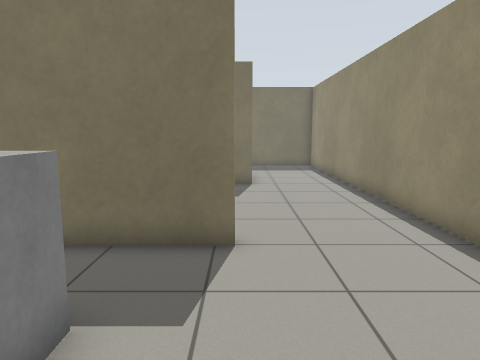
[1] (above)

12 first-person views from a walk through a world built for the Gazebo simulator. The camera is 1.1 m above the floor, tilts 8° down and sees 70° across. The floor is counted in squares, 0.5 m on a side. Each view is taken from the middle of a square. On the plan, view 1 faces up. The plan holds only what a view shows up to about 19 squares ahead; the rest is blank. Robots are left out.

[2]
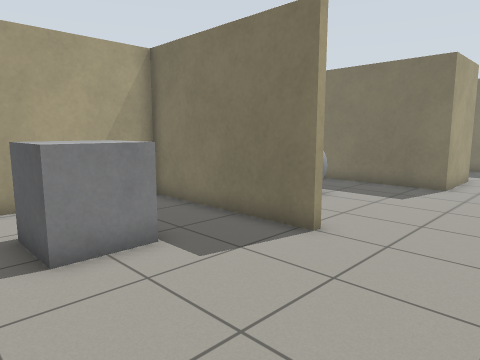

[3]
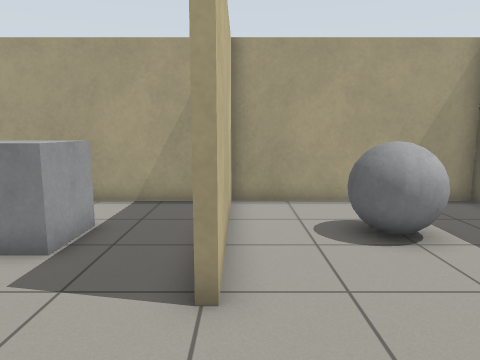

[4]
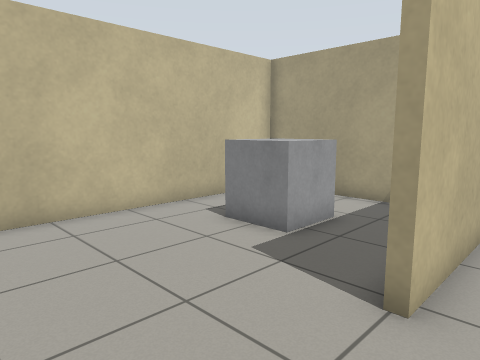

[5]
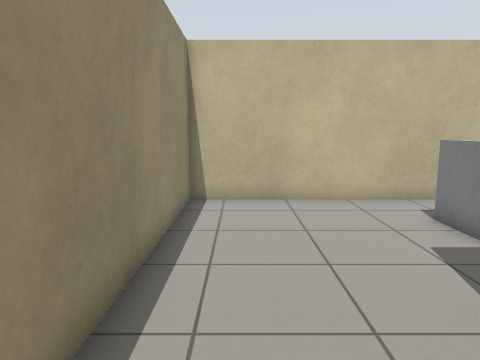

[6]
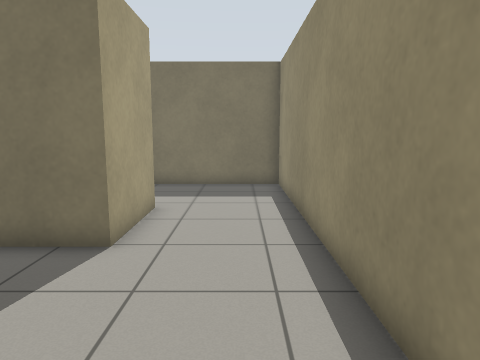

[7]
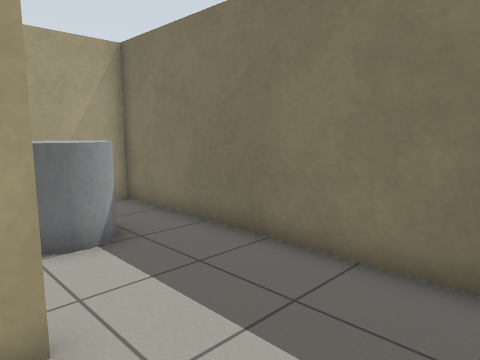

[8]
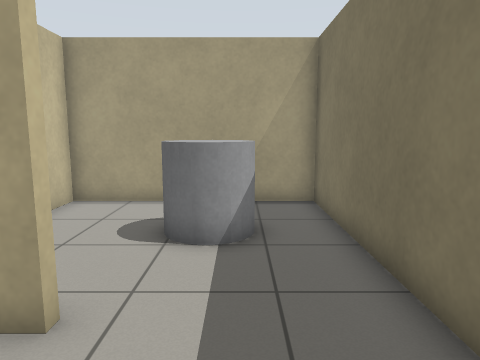

[9]
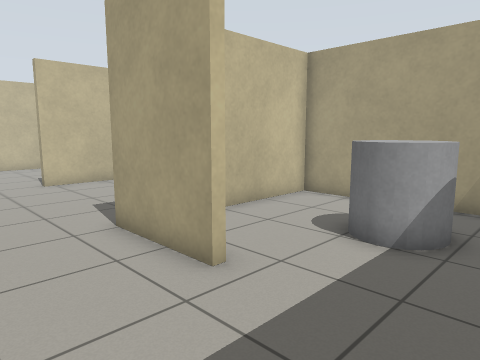

[10]
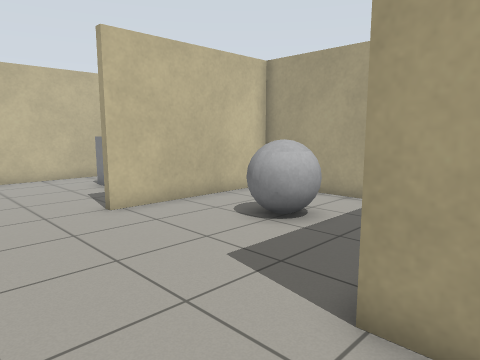

[11]
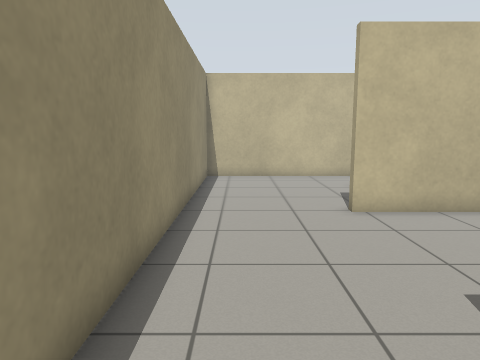

[12]
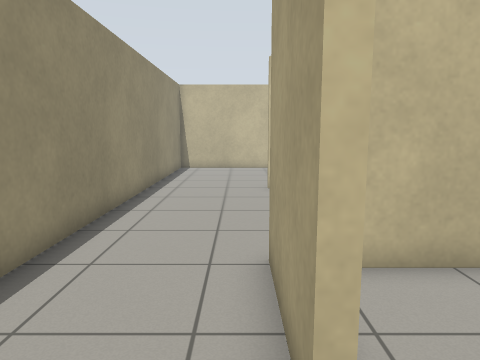

### Floor plan
Points are (right, up) in squares from view 1. A wall is a line through its corners. A room is listed if a view was taken in it or the views show most of it. See-through windows are left out.
Room 1 (views 1, 2, 3, 4, 5, 6, 7, 10, 11)
walls: (0, 6.4) (-6.8, 6.4) (-6.8, -1) (4.6, -1) (4.6, 18.4); (-6.8, 14.4) (-6.8, 6.7) (0, 6.7); (0.5, 17.9) (0.5, 14.4) (-4.7, 14.4)
ways out: opening at (2.5, 17.8) to room 2
objects: grey box (-4, 2) to (-2, 3); grey ball (-4, 10) to (-3, 11)
Room 2 (views 8, 9, 12)
walls: (0.1, 17.9) (0.5, 17.9); (4.6, 18.4) (4.6, 22.4) (-6.8, 22.4) (-6.8, 14.7) (-0.9, 14.7)
ways out: opening at (2.5, 17.8) to room 1
objects: grey cylinder (-4, 19) to (-3, 20)

Positions as (right, up) in squares from view 1, and headings:
1: (0, 0), facing up
2: (4, 0), facing up-left
3: (4, 7), facing left
4: (4, 8), facing down-left
5: (3, 10), facing down
6: (3, 8), facing up
7: (4, 17), facing up-left
8: (4, 20), facing left
9: (4, 22), facing down-left
10: (4, 16), facing down-left
11: (3, 16), facing down
12: (1, 20), facing down
